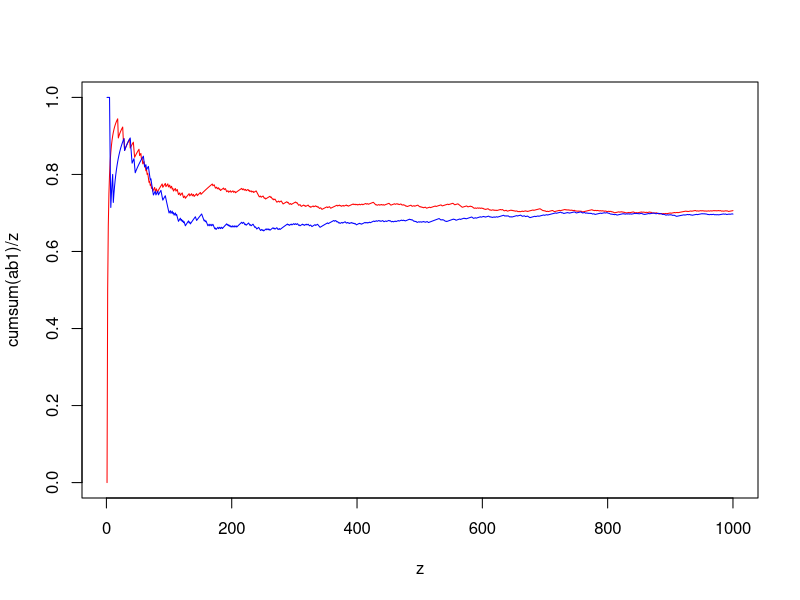

Source code (R):
#Use R to toss 1000 times a biased coin with probability of head 0.7 and
#make a line chart of the running relative frequencies of heads againsts
#number of tosses. Repeat the entire experiment once more (i.e., toss the
#same coin 1000 more times) and overlay the new line on top of the old
#chart. Both the lines should be completely visible (not get out of the
#screen). Use different colours for the two lines.

ab1 = sample(c(0,1),1000,replace=T,prob=c(0.3,0.7))
z=1:1000
plot(z,cumsum(ab1)/z,type='l',col='red',ylim=c(0,1))
ab2 = sample(c(0,1),1000,replace=T,prob=c(0.3,0.7))
lines(z,cumsum(ab2)/z,col="blue")